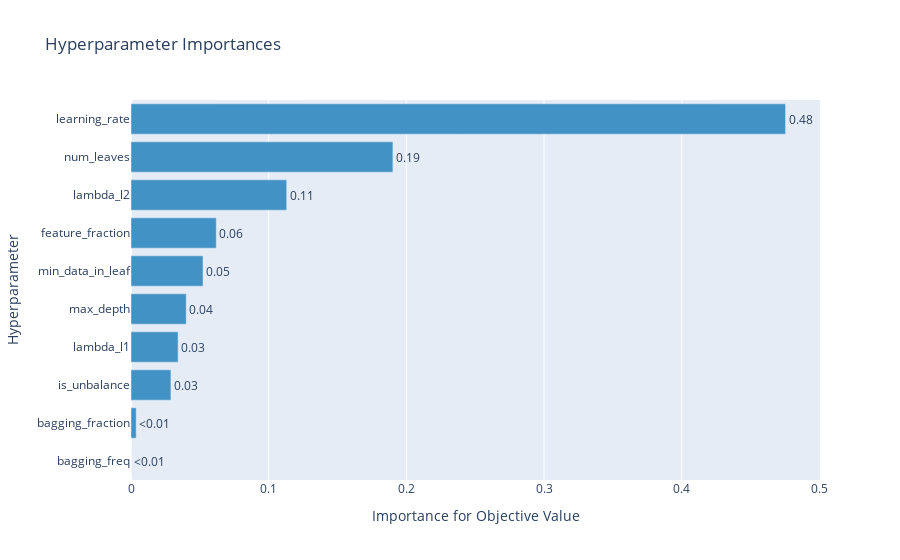

Source (notebook cell):
### Code cell
optuna.visualization.plot_param_importances(study)

### Figure 1 — Plotly figure (JSON) as saved in the notebook; plotly's stock layout.template omitted (floating-point values rounded to 4 significant figures)
{"data": [{"cliponaxis": false, "hovertemplate": ["bagging_freq (CategoricalDistribution): 0.0<extra></extra>", "bagging_fraction (FloatDistribution): 0.0037734424715945374<extra></extra>", "is_unbalance (CategoricalDistribution): 0.029003237651734286<extra></extra>", "lambda_l1 (FloatDistribution): 0.034202375878258244<extra></extra>", "max_depth (IntDistribution): 0.040099030426876056<extra></extra>", "min_data_in_leaf (IntDistribution): 0.052304477709403226<extra></extra>", "feature_fraction (FloatDistribution): 0.06193684745091644<extra></extra>", "lambda_l2 (FloatDistribution): 0.11307299113699616<extra></extra>", "num_leaves (IntDistribution): 0.19021500997850233<extra></extra>", "learning_rate (FloatDistribution): 0.4753925872957187<extra></extra>"], "marker": {"color": "rgb(66,146,198)"}, "orientation": "h", "text": ["<0.01", "<0.01", "0.03", "0.03", "0.04", "0.05", "0.06", "0.11", "0.19", "0.48"], "textposition": "outside", "type": "bar", "x": [0, 0.003773, 0.029, 0.0342, 0.0401, 0.0523, 0.06194, 0.1131, 0.1902, 0.4754], "y": ["bagging_freq", "bagging_fraction", "is_unbalance", "lambda_l1", "max_depth", "min_data_in_leaf", "feature_fraction", "lambda_l2", "num_leaves", "learning_rate"]}], "layout": {"showlegend": false, "title": {"text": "Hyperparameter Importances"}, "xaxis": {"title": {"text": "Importance for Objective Value"}}, "yaxis": {"title": {"text": "Hyperparameter"}}}}
